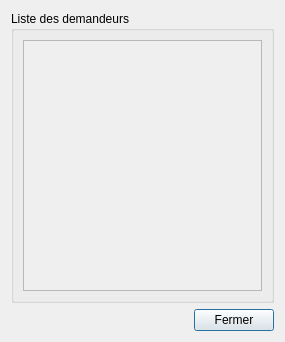
<?xml version="1.0" encoding="UTF-8"?>
<ui version="4.0">
 <class>Dialog</class>
 <widget class="QDialog" name="Dialog">
  <property name="geometry">
   <rect>
    <x>0</x>
    <y>0</y>
    <width>285</width>
    <height>342</height>
   </rect>
  </property>
  <property name="windowTitle">
   <string>Demandeurs de certficat</string>
  </property>
  <layout class="QVBoxLayout" name="verticalLayout_2">
   <item>
    <widget class="QGroupBox" name="groupBox">
     <property name="title">
      <string>Liste des demandeurs</string>
     </property>
     <layout class="QVBoxLayout" name="verticalLayout">
      <item>
       <widget class="QTextEdit" name="textEdit">
        <property name="enabled">
         <bool>false</bool>
        </property>
       </widget>
      </item>
     </layout>
    </widget>
   </item>
   <item>
    <layout class="QHBoxLayout" name="horizontalLayout">
     <item>
      <spacer name="horizontalSpacer">
       <property name="orientation">
        <enum>Qt::Horizontal</enum>
       </property>
       <property name="sizeHint" stdset="0">
        <size>
         <width>40</width>
         <height>20</height>
        </size>
       </property>
      </spacer>
     </item>
     <item>
      <widget class="QPushButton" name="pushButtonFermer">
       <property name="text">
        <string>Fermer</string>
       </property>
      </widget>
     </item>
    </layout>
   </item>
  </layout>
 </widget>
 <resources/>
 <connections/>
</ui>
